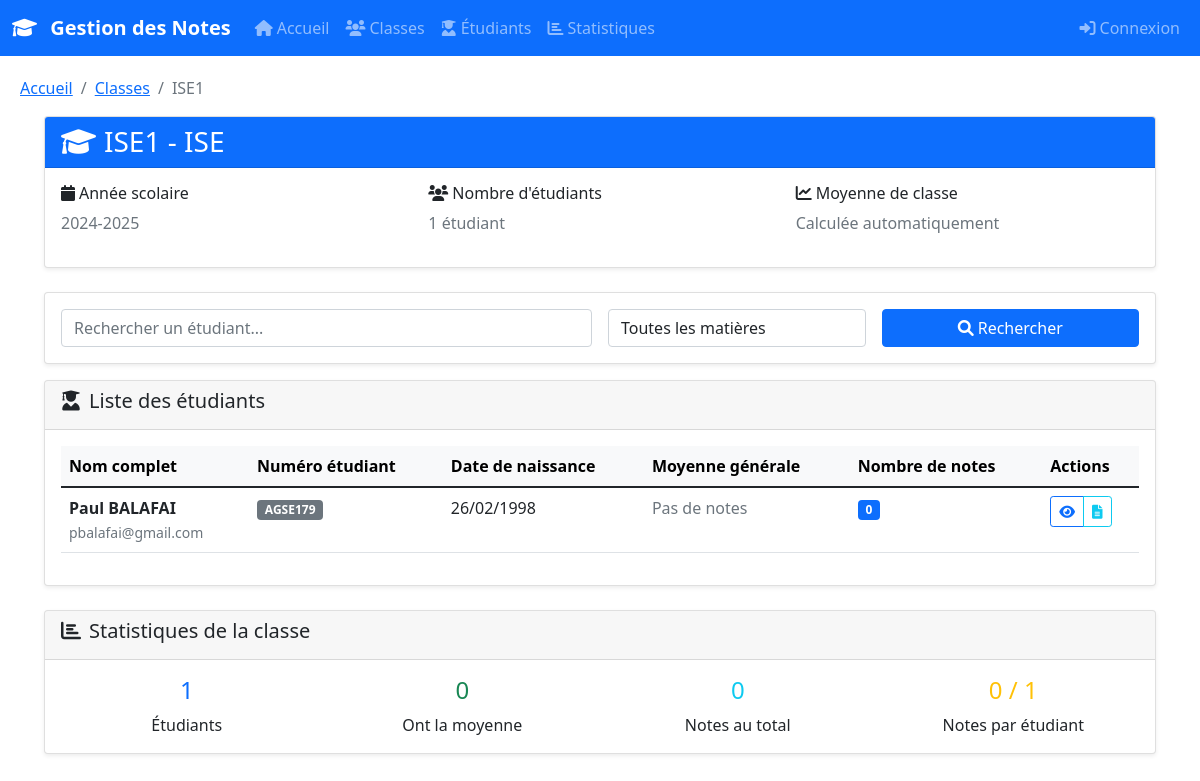
Screenshot of /classes/2/ with the database file from the repository.
### APP/models.py (models this page shows, shortened)
class Classe(models.Model):
    nom = models.CharField(max_length=50, unique=True)
    niveau = models.CharField(max_length=20)
    annee_scolaire = models.CharField(max_length=10, default="2024-2025")
    class Meta:
        ordering = ['nom']

class Etudiant(models.Model):
    nom = models.CharField(max_length=100)
    prenom = models.CharField(max_length=100)
    date_naissance = models.DateField()
    numero_etudiant = models.CharField(max_length=20, unique=True)
    classe = models.ForeignKey(Classe, on_delete=models.CASCADE, related_name='etudiants')
    email = models.EmailField(blank=True)
    telephone = models.CharField(max_length=15, blank=True)
    adresse = models.TextField(blank=True)
    date_inscription = models.DateField(auto_now_add=True)
    class Meta:
        ordering = ['nom', 'prenom']
    @property
    def nom_complet(self):
        return f"{self.prenom} {self.nom}"

### APP/views.py (the view)
# urls.py: path('classes/<int:classe_id>/', views.detail_classe, name='detail_classe'),
def detail_classe(request, classe_id):
    classe = get_object_or_404(Classe, id=classe_id)
    etudiants = classe.etudiants.annotate(
        moyenne=Avg('notes__note'),
        nb_notes=Count('notes')
    ).order_by('nom', 'prenom')
    context = {
        'classe': classe,
        'etudiants': etudiants,
        'matieres': Matiere.objects.all()
    }
    return render(request, 'APP/detail_classe.html', context)

### templates/APP/detail_classe.html (shortened to what this page needs)
{% extends 'base.html' %}
{% block breadcrumb %}
<nav aria-label="breadcrumb">
    <ol class="breadcrumb">
        <li class="breadcrumb-item"><a href="{% url 'accueil' %}">Accueil</a></li>
        <li class="breadcrumb-item"><a href="{% url 'liste_classes' %}">Classes</a></li>
        <li class="breadcrumb-item active" aria-current="page">{{ classe.nom }}</li>
    </ol>
</nav>
{% endblock %}
{% block content %}
<div class="container-fluid">
    <div class="row mb-4">
        <div class="col-12">
            <div class="card">
                <div class="card-header bg-primary text-white">
                    <div class="d-flex justify-content-between align-items-center">
                        <h3 class="mb-0">
                            <i class="fas fa-graduation-cap me-2"></i>{{ classe.nom }} - {{ classe.niveau }}
                        </h3>
                    </div>
                </div>
                <div class="card-body">
                    <div class="row">
                        <div class="col-md-4">
                            <h6><i class="fas fa-calendar me-1"></i>Année scolaire</h6>
                            <p class="text-muted">{{ classe.annee_scolaire }}</p>
                        </div>
                        <div class="col-md-4">
                            <h6><i class="fas fa-users me-1"></i>Nombre d'étudiants</h6>
                            <p class="text-muted">{{ etudiants|length }} étudiant{{ etudiants|length|pluralize }}</p>
                        </div>
                        <div class="col-md-4">
                            <h6><i class="fas fa-chart-line me-1"></i>Moyenne de classe</h6>
                            <p class="text-muted">Calculée automatiquement</p>
                        </div>
                    </div>
                </div>
            </div>
        </div>
    </div>
    <div class="row mb-3">
        <div class="col-12">
            <div class="card">
                <div class="card-body">
                    <form method="get" class="row g-3">
                        <div class="col-md-6">
                            <input type="text" name="search" class="form-control" placeholder="Rechercher un étudiant..." value="{{ request.GET.search }}">
                        </div>
                        <div class="col-md-3">
                            <select name="matiere" class="form-control">
                                <option value="">Toutes les matières</option>
                            </select>
                        </div>
                        <div class="col-md-3">
                            <button type="submit" class="btn btn-primary w-100">
                                <i class="fas fa-search me-1"></i>Rechercher
                            </button>
                        </div>
                    </form>
                </div>
            </div>
        </div>
    </div>
    <div class="row">
        <div class="col-12">
            <div class="card">
                <div class="card-header">
                    <h5><i class="fas fa-user-graduate me-2"></i>Liste des étudiants</h5>
                </div>
                <div class="card-body">
                    {% if etudiants %}
                    <div class="table-responsive">
                        <table class="table table-hover">
                            <thead class="table-light">
                                <tr>
                                    <th>Nom complet</th>
                                    <th>Numéro étudiant</th>
                                    <th>Date de naissance</th>
                                    <th>Moyenne générale</th>
                                    <th>Nombre de notes</th>
                                    <th>Actions</th>
                                </tr>
                            </thead>
                            <tbody>
                                {% for etudiant in etudiants %}
                                <tr>
                                    <td>
                                        <strong>{{ etudiant.nom_complet }}</strong>
                                        {% if etudiant.email %}
                                            <br><small class="text-muted">{{ etudiant.email }}</small>
                                        {% endif %}
                                    </td>
                                    <td>
                                        <span class="badge bg-secondary">{{ etudiant.numero_etudiant }}</span>
                                    </td>
                                    <td>{{ etudiant.date_naissance|date:"d/m/Y" }}</td>
                                    <td>
                                        {% if etudiant.moyenne %}
                                            <span class="badge {% if etudiant.moyenne >= 15 %}bg-success{% elif etudiant.moyenne >= 12 %}bg-warning{% elif etudiant.moyenne >= 10 %}bg-info{% else %}bg-danger{% endif %}">
                                                {{ etudiant.moyenne|floatformat:2 }}/20
                                            </span>
                                        {% else %}
                                            <span class="text-muted">Pas de notes</span>
                                        {% endif %}
                                    </td>
                                    <td>
                                        <span class="badge bg-primary">{{ etudiant.nb_notes }}</span>
                                    </td>
                                    <td>
                                        <div class="btn-group btn-group-sm">
                                            <a href="{% url 'detail_etudiant' etudiant.id %}" class="btn btn-outline-primary">
                                                <i class="fas fa-eye"></i>
                                            </a>
                                            <a href="{% url 'bulletin_etudiant' etudiant.id %}" class="btn btn-outline-info">
                                                <i class="fas fa-file-alt"></i>
                                            </a>
                                        </div>
                                    </td>
                                </tr>
                                {% endfor %}
                            </tbody>
                        </table>
                    </div>
                    {% endif %}
                </div>
            </div>
        </div>
    </div>
    {% if etudiants %}
    <div class="row mt-4">
        <div class="col-12">
            <div class="card">
                <div class="card-header">
                    <h5><i class="fas fa-chart-bar me-2"></i>Statistiques de la classe</h5>
                </div>
                <div class="card-body">
                    <div class="row text-center">
                        <div class="col-md-3">
                            <h4 class="text-primary">{{ etudiants|length }}</h4>
                            <p class="mb-0">Étudiants</p>
                        </div>
                        <div class="col-md-3">
                            <h4 class="text-success">
                                {% if etudiants %}
                                    {% for etudiant in etudiants %}
                                        {% if etudiant.moyenne and etudiant.moyenne >= 10 %}1{% else %}0{% endif %}
                                    {% endfor %}
                                {% endif %}
                            </h4>
                            <p class="mb-0">Ont la moyenne</p>
                        </div>
                        <div class="col-md-3">
                            <h4 class="text-info">
                                {% for etudiant in etudiants %}{{ etudiant.nb_notes|add:0 }}{% if not forloop.last %}+{% endif %}{% endfor %}
                            </h4>
                            <p class="mb-0">Notes au total</p>
                        </div>
                        <div class="col-md-3">
                            <h4 class="text-warning">
                                {% if etudiants %}
                                    {% for etudiant in etudiants %}{{ etudiant.nb_notes|add:0 }}{% if not forloop.last %}+{% endif %}{% endfor %} / {{ etudiants|length }}
                                {% endif %}
                            </h4>
                            <p class="mb-0">Notes par étudiant</p>
                        </div>
                    </div>
                </div>
            </div>
        </div>
    </div>
    {% endif %}
</div>
{% endblock %}

### templates/base.html (shortened to what this page needs)
<!DOCTYPE html>
<html lang="fr">
<head>
    <link href="https://cdn.jsdelivr.net/npm/bootstrap@5.1.3/dist/css/bootstrap.min.css" rel="stylesheet">
    <link href="https://cdnjs.cloudflare.com/ajax/libs/font-awesome/6.0.0/css/all.min.css" rel="stylesheet">
</head>
<body>
    <nav class="navbar navbar-expand-lg navbar-dark bg-primary">
        <div class="container-fluid">
            <a class="navbar-brand" href="{% url 'accueil' %}">
                <i class="fas fa-graduation-cap me-2"></i>
                Gestion des Notes
            </a>
            <div class="collapse navbar-collapse" id="navbarNav">
                <ul class="navbar-nav me-auto">
                    <li class="nav-item">
                        <a class="nav-link" href="{% url 'accueil' %}">
                            <i class="fas fa-home me-1"></i>Accueil
                        </a>
                    </li>
                    <li class="nav-item">
                        <a class="nav-link" href="{% url 'liste_classes' %}">
                            <i class="fas fa-users me-1"></i>Classes
                        </a>
                    </li>
                    <li class="nav-item">
                        <a class="nav-link" href="{% url 'liste_etudiants' %}">
                            <i class="fas fa-user-graduate me-1"></i>Étudiants
                        </a>
                    </li>
                    <li class="nav-item">
                        <a class="nav-link" href="{% url 'statistiques' %}">
                            <i class="fas fa-chart-bar me-1"></i>Statistiques
                        </a>
                    </li>
                </ul>
                <ul class="navbar-nav">
                    {% if user.is_authenticated %}
                        <li class="nav-item dropdown">
                            <a class="nav-link dropdown-toggle" href="#" id="navbarDropdown" role="button" data-bs-toggle="dropdown">
                                <i class="fas fa-user me-1"></i>{{ user.first_name|default:user.username }}
                            </a>
                            <ul class="dropdown-menu">
                                <li><a class="dropdown-item" href="/admin/">Administration</a></li>
                                <li><hr class="dropdown-divider"></li>
                                <li><a class="dropdown-item" href="/admin/logout/">Déconnexion</a></li>
                            </ul>
                        </li>
                    {% else %}
                        <li class="nav-item">
                            <a class="nav-link" href="/admin/login/">
                                <i class="fas fa-sign-in-alt me-1"></i>Connexion
                            </a>
                        </li>
                    {% endif %}
                </ul>
            </div>
        </div>
    </nav>
    <div class="container-fluid">
        <div class="row">
            <div class="{% block content_class %}col-12{% endblock %} main-content">
                {% block breadcrumb %}{% endblock %}
                {% block content %}{% endblock %}
            </div>
        </div>
    </div>
</body>
</html>

### templates/base.html (style rules this page uses)
.navbar-brand { font-weight: bold; }
.card { box-shadow: 0 0.125rem 0.25rem rgba(0, 0, 0, 0.075); border: 1px solid rgba(0, 0, 0, 0.125); }
.main-content { padding: 20px; }

### rows the page displays
Classe: nom "ISE1", niveau "ISE", annee_scolaire "2024-2025"
Etudiant: nom_complet "Paul BALAFAI", email "pbalafai@gmail.com", numero_etudiant "AGSE179", date_naissance "26/02/1998", shows "Pas de notes", nb_notes "0", nb_notes|add "0"

### other values shown
{{ etudiants|length }} "1"
